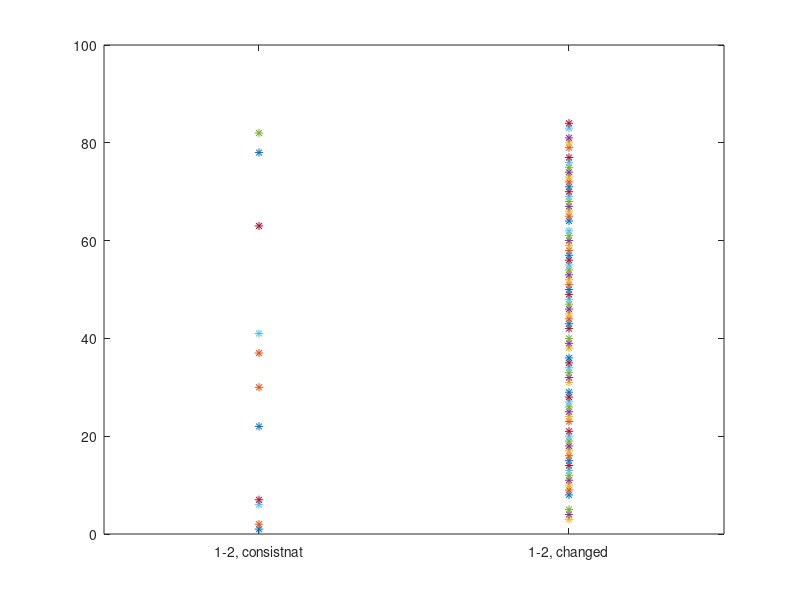
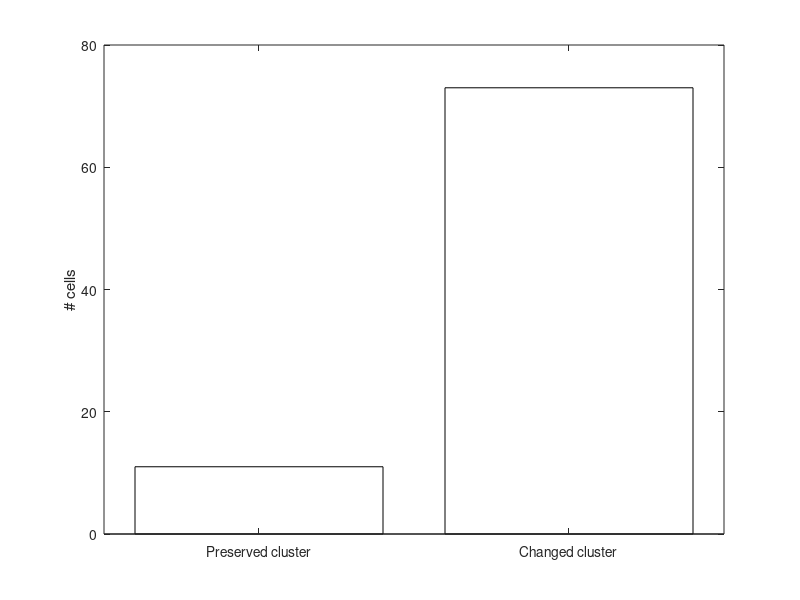

Write the MATLAB code that produced these figures, in order. (Note: this script raises an error after producing the figures.)
function run_Inscopix_calculate_params_after_cell_clustering_opn4
% Light response paper Jan 2023- blue light 
% after test6R single cell data is clustered (Pegah Kassraian/Alex Wang), some
% parameters are calculated and presented 
clear all_cell_dF all_cell_t

mypath='D:\DATA_Glab\Inscopix\Inscopix_Projects\SCNVIP_test6R_blue_opn4antagonist';
n_clustering=3; %  used in paper
baseline_method=1;% 
%baseline_method=2;% 2 used in paper
individual_clustering=0; 
if individual_clustering==0 %ref_cluster should be set up.
    ref_cluster=1;
end
fs=5;
all='_all' % includes all cells and allow the clusering to get rid of noise 

% 1 - blue, before opn4. 2 - blue, after opn4
cluster_data.all_sess_ind=[1:2];
if n_clustering==2 && baseline_method==2
    %sess1- blue light before,
    clustering(1,:)=[0, 1, 0, 1, 1, 1, 1, 1, 0, 0, 1, 0, 1, 0, 0, 1, 1, 0, 1, 0, 0, 0,...
       1, 1, 0, 0, 1, 1, 0, 1, 0, 1, 0, 1, 1, 1, 0, 1, 0, 1, 0, 1, 1, 0,...
       0, 0, 1, 0, 1, 0, 1, 1, 1, 0, 0, 1, 0, 1, 0, 1, 0, 1, 0, 1, 0, 0,...
       1, 1, 0, 1, 0, 0, 0, 0, 1, 1, 1, 1, 0, 1, 1, 0, 1, 0];
    cluster_order(1,:)=[2 1];
    % Sess2:- blue light after - this is just a copy of sess1 indexes
    clustering(2,:)=[0, 1, 0, 1, 1, 1, 1, 1, 0, 0, 1, 0, 1, 0, 0, 1, 1, 0, 1, 0, 0, 0,...
       1, 1, 0, 0, 1, 1, 0, 1, 0, 1, 0, 1, 1, 1, 0, 1, 0, 1, 0, 1, 1, 0,...
       0, 0, 1, 0, 1, 0, 1, 1, 1, 0, 0, 1, 0, 1, 0, 1, 0, 1, 0, 1, 0, 0,...
       1, 1, 0, 1, 0, 0, 0, 0, 1, 1, 1, 1, 0, 1, 1, 0, 1, 0];
    cluster_order(2,:)=[1 2];
end
if n_clustering==2 && baseline_method==1 % temporary - until Alex give me results 01/25/23
    %sess1- blue light before,
    %kmeans: 
    clustering(1,:)=[1, 0, 0, 0, 0, 0, 1, 1, 0, 0, 1, 1, 0, 0, 1, 1, 1, 0, 1, 0, 1, 1,...
        1, 1, 1, 1, 1, 1, 1, 1, 0, 1, 1, 1, 1, 1, 1, 1, 1, 1, 1, 1, 0, 0,...
        0, 0, 1, 1, 0, 1];
     cluster_order(1,:)=[2 1];
    % gaussian mixture: 
%         clustering(1,:)=[1, 0, 0, 0, 0, 0, 1, 1, 0, 1, 1, 1, 0, 0, 1, 1, 1, 1, 1, 0, 0, 1,...
%        1, 1, 1, 1, 1, 1, 1, 1, 0, 1, 1, 0, 1, 1, 1, 1, 1, 1, 1, 1, 0, 0,...
%        0, 0, 0, 1, 0, 1];
%     cluster_order(1,:)=[2 1];
    % Sess2:- blue light, after
      %kmeans: 
    clustering(2,:)=[1, 0, 1, 1, 0, 1, 0, 0, 1, 0, 0, 0, 0, 0, 0, 0, 1, 0, 0, 1, 0, 0,...
        0, 0, 1, 1, 1, 0, 1, 1, 1, 1, 1, 1, 0, 1, 1, 1, 1, 1, 0, 0, 0, 1,...
        0, 1, 0, 1, 1, 0];
    % using the same clustering as sess1, so compare before and after :
    clustering(2,:)=[1, 0, 0, 0, 0, 0, 1, 1, 0, 0, 1, 1, 0, 0, 1, 1, 1, 0, 1, 0, 1, 1,...
        1, 1, 1, 1, 1, 1, 1, 1, 0, 1, 1, 1, 1, 1, 1, 1, 1, 1, 1, 1, 0, 0,...
        0, 0, 1, 1, 0, 1];
    cluster_order(2,:)=[2 1];
     % gaussian mixture: 
%     clustering(2,:)=[0, 0, 0, 0, 0, 0, 0, 0, 0, 0, 0, 0, 0, 0, 0, 0, 1, 0, 0, 1, 0, 0,...
%        0, 0, 1, 0, 0, 0, 0, 0, 0, 0, 0, 0, 0, 0, 0, 0, 1, 1, 0, 0, 0, 0,...
%        0, 1, 0, 0, 1, 0];
%    cluster_order(2,:)=[1 2];
end
if n_clustering==3 && baseline_method==1 % 
    %sess1- blue light before,
    %kmeans: 
    clustering(1,:)=[2, 2, 0, 1, 2, 1, 2, 0, 2, 2, 2, 0, 1, 1, 2, 1, 2, 2, 0, 1, 2, 2,...
       2, 0, 2, 0, 0, 0, 2, 2, 0, 2, 2, 0, 0, 0, 2, 0, 2, 0, 2, 0, 0, 2,...
       2, 2, 0, 2, 2, 0, 0, 2, 0, 2, 2, 0, 2, 2, 2, 2, 0, 0, 2, 0, 0, 0,...
       0, 0, 0, 0, 0, 0, 0, 0, 2, 2, 2, 2, 0, 0, 2, 1, 0, 2];
     cluster_order(1,:)=[3 1 2];
    % gaussian mixture: 
%         clustering(1,:)=[0, 0, 0, 0, 0, 0, 0, 0, 0, 0, 0, 0, 2, 2, 0, 2, 0, 0, 0, 2, 0, 0,...
%        0, 0, 0, 1, 0, 0, 0, 0, 0, 0, 0, 1, 1, 0, 0, 1, 0, 1, 0, 1, 1, 0,...
%        0, 0, 1, 0, 0, 1, 0, 0, 1, 0, 0, 1, 0, 0, 0, 0, 0, 0, 0, 0, 0, 0,...
%        0, 0, 0, 1, 0, 0, 0, 0, 0, 0, 0, 0, 0, 0, 0, 0, 0, 0];
%      cluster_order(1,:)=[3 1 2];
    % Sess2:- blue light, after
      %kmeans: 
    clustering(2,:)=[1, 1, 1, 2, 2, 0, 1, 1, 0, 0, 2, 1, 2, 2, 0, 2, 2, 0, 1, 2, 0, 1,...
       0, 1, 0, 1, 0, 1, 0, 1, 0, 0, 0, 1, 1, 1, 1, 1, 0, 1, 1, 1, 1, 0,...
       0, 0, 1, 0, 2, 1, 1, 0, 1, 2, 0, 1, 0, 0, 0, 0, 1, 1, 1, 1, 1, 1,...
       1, 1, 1, 1, 1, 0, 1, 0, 0, 0, 0, 1, 0, 1, 0, 0, 1, 2];
     cluster_order(2,:)=[2 3 1];
     % gaussian mixture: 
%    clustering(2,:)=[0, 0, 0, 2, 2, 2, 0, 1, 0, 0, 2, 0, 2, 2, 2, 2, 2, 0, 2, 2, 0, 0,...
%        0, 0, 0, 0, 0, 0, 0, 0, 0, 0, 2, 0, 0, 0, 0, 1, 0, 0, 1, 0, 1, 0,...
%        0, 0, 0, 0, 2, 0, 0, 0, 0, 2, 2, 0, 0, 0, 0, 0, 0, 0, 0, 0, 0, 0,...
%        0, 1, 0, 1, 0, 0, 0, 2, 0, 2, 0, 0, 0, 0, 2, 2, 0, 2];
%      cluster_order(2,:)=[3 1 2];
end
if n_clustering==3 && baseline_method==2 %
    %sess1- blue light before,
    %kmeans: 
    clustering(1,:)=[0, 1, 0, 1, 1, 1, 1, 1, 0, 0, 1, 0, 1, 0, 0, 1, 1, 0, 1, 0, 0, 0,...
       1, 1, 0, 0, 1, 1, 0, 1, 0, 1, 0, 1, 1, 1, 0, 1, 0, 1, 0, 2, 1, 0,...
       0, 0, 1, 0, 1, 0, 1, 1, 1, 0, 0, 1, 0, 1, 0, 1, 0, 1, 0, 1, 0, 0,...
       1, 1, 0, 1, 0, 0, 0, 0, 1, 1, 1, 1, 0, 1, 1, 0, 1, 0];
     cluster_order(1,:)=[2 3 1];
    % gaussian mixture: 
%          clustering(1,:)=[0, 1, 0, 1, 1, 1, 1, 1, 0, 0, 1, 0, 1, 0, 0, 1, 1, 1, 0, 0, 1, 1,...
%        1, 1, 1, 1, 1, 0, 1, 1, 1, 1, 0, 1, 1, 0, 0, 1, 1, 1, 1, 2, 1, 0,...
%        1, 0, 1, 0, 0, 0, 0, 1, 1, 1, 1, 1, 0, 1, 0, 1, 0, 1, 0, 1, 0, 0,...
%        1, 1, 0, 1, 0, 1, 0, 0, 1, 1, 1, 1, 1, 1, 1, 1, 1, 0];
%      cluster_order(1,:)=[3 1 2];
    % Sess2:- blue light, after
      %kmeans: 
    clustering(2,:)=[2, 2, 2, 2, 1, 2, 1, 1, 2, 2, 2, 1, 0, 0, 0, 0, 0, 2, 0, 0, 2, 2,...
       2, 2, 2, 1, 1, 1, 2, 1, 2, 2, 0, 1, 1, 1, 1, 1, 2, 1, 1, 1, 1, 1,...
       2, 1, 1, 2, 2, 2, 1, 1, 1, 2, 2, 2, 2, 2, 1, 2, 1, 1, 1, 1, 1, 1,...
       1, 1, 2, 1, 0, 2, 0, 0, 2, 2, 2, 1, 1, 1, 0, 2, 1, 2];
     cluster_order(2,:)=[2 3 1];
     % gaussian mixture: 
%         clustering(1,:)=[2, 0, 0, 2, 2, 2, 2, 2, 0, 2, 2, 2, 2, 2, 2, 2, 2, 2, 2, 2, 2, 2,...
%        0, 0, 2, 2, 2, 2, 2, 2, 2, 0, 2, 2, 2, 2, 2, 1, 2, 2, 2, 2, 1, 2,...
%        2, 2, 2, 2, 2, 2, 2, 2, 2, 2, 2, 2, 2, 2, 2, 2, 2, 2, 2, 2, 2, 2,...
%        2, 1, 2, 1, 2, 2, 2, 2, 2, 2, 2, 2, 2, 0, 2, 2, 1, 2];
%      cluster_order(2,:)=[3 1 2];
end
% set the clusters based on the feature 
for si=1:size(clustering,1)
    this_clustering=clustering(si,:);
    this_cluster_order=cluster_order(si,:);  
    a(find(this_clustering==0))=find(this_cluster_order==1) -1;
    a(find(this_clustering==1))= find(this_cluster_order==2)-1;
    a(find(this_clustering==2))= find(this_cluster_order==3)-1;
    feature_clustering(si,:)=a;
end

% check the level of clustering change: 
%%%%%%%%%%%
n=0; nc=0;  n12=0; nc12=0;  n_cluster_zero_consistent=0;n_cluster_one_consistent=0;
one_consistent=[]; zero_consistent=[];
figure
for ci=1:size(feature_clustering,2)
    if sum(abs(diff(feature_clustering([1 2],ci))))==0
        plot(1,ci,'*');hold on
        n12=n12+1;
    end
    if sum(abs(diff(feature_clustering([1 2],ci))))>0
        plot(2,ci,'*');hold on
        nc12=nc12+1;
    end
    if isequal(feature_clustering(:,ci),[0 0 ]'); n_cluster_zero_consistent=n_cluster_zero_consistent+1; zero_consistent=[zero_consistent ci];  end
    if isequal(feature_clustering(:,ci),[1 1 ]'); n_cluster_one_consistent=n_cluster_one_consistent+1; one_consistent=[one_consistent ci];end  
end
xlim([0.5 2.5])
xticks(1:2)
xticklabels({'1-2, consistnat', '1-2, changed'})
color_array=[0.3 0.3 0.3; 0.7 0.7 0.7];
figure
y = [n12 nc12];
b=bar(y,'stacked','FaceColor','flat');
xticks(1:2)
xticklabels({'Preserved cluster','Changed cluster'})
ylabel('# cells')


cd (mypath)
% get cluster figure and analysis for each session : before and after opn4
for si=1:length(cluster_data.all_sess_ind)
    cluster_data.sess_ind=cluster_data.all_sess_ind(si);
    cluster_data.cluster_order=cluster_order(cluster_data.sess_ind,:);
    % now load
    load(['all_cell_df_sess' num2str(cluster_data.sess_ind) all '_B' num2str(baseline_method)  ])% will load a database all_cell_df
    load(['all_cell_t' num2str(cluster_data.sess_ind) all '_B' num2str(baseline_method) ])% will load a database all_cell_t
    
    cluster_data.all_cell_dF=all_cell_dF;
    cluster_data.all_cell_t=all_cell_t;
    
    if individual_clustering
        cluster_data.clustering=clustering(cluster_data.sess_ind,:);
    else
        cluster_data.clustering=clustering(ref_cluster,:);
    end
    
    cluster_data.baseline_method=baseline_method;
    cluster_data.all=all;
    cluster_data.n_clustering=n_clustering;
    analysis{si}=Inscopix_calculate_params_after_cell_clustering(cluster_data);
    analysis{si}.all_cell_dF=all_cell_dF;
    analysis{si}.all_cell_t=all_cell_t;
     
end


%% comapre cell plot before and after opn4
t(:)= analysis{1}.all_cell_t(1,1,:);
% checking what happened to cluster 1 
% before 
cluster_sess1=analysis{1}.all_cell_dF(find(feature_clustering(1,:)==0),:,:);% find cluster 0 indexes
tmp(:)=mean(mean(cluster_sess1,2),1);
tmp_sem(:)=std(mean(cluster_sess1,2),1)/sqrt(size(cluster_sess1,1));
mean_cluster_sess1{1}=tmp-mean(tmp(1:10*fs));
sem_cluster_sess1{1}=tmp_sem-mean(tmp(1:10*fs));

cluster_sess1=analysis{1}.all_cell_dF(find(feature_clustering(1,:)==1),:,:);%  find cluster 1 indexes
tmp(:)=mean(mean(cluster_sess1,2),1);
tmp_sem(:)=std(mean(cluster_sess1,2),1)/sqrt(size(cluster_sess1,1));
mean_cluster_sess1{2}=tmp-mean(tmp(1:10*fs));
sem_cluster_sess1{2}=tmp_sem-mean(tmp(1:10*fs));
if ~isempty(find(feature_clustering(1,:)==2))
    cluster_sess1=analysis{1}.all_cell_dF(find(feature_clustering(1,:)==2),:,:);%  find cluster 2 indexes
    tmp(:)=mean(mean(cluster_sess1,2),1);
    tmp_sem(:)=std(mean(cluster_sess1,2),1)/sqrt(size(cluster_sess1,1));
    mean_cluster_sess1{3}=tmp-mean(tmp(1:10*fs));
    sem_cluster_sess1{3}=tmp_sem-mean(tmp(1:10*fs));
end
% after - after session, with session 1 clustering 
cluster_sess2=analysis{2}.all_cell_dF(find(feature_clustering(1,:)==0),:,:);%find cluster 0 indexes
tmp(:)=mean(mean(cluster_sess2,2),1);
tmp_sem(:)=std(mean(cluster_sess2,2),1)/sqrt(size(cluster_sess2,1));
mean_cluster_sess2{1}=tmp-mean(tmp(1:10*fs));
sem_cluster_sess2{1}=tmp_sem-mean(tmp(1:10*fs));

cluster_sess2=analysis{2}.all_cell_dF(find(feature_clustering(1,:)==1),:,:);
tmp(:)=mean(mean(cluster_sess2,2),1);
tmp_sem(:)=std(mean(cluster_sess2,2),1)/sqrt(size(cluster_sess2,1));
mean_cluster_sess2{2}=tmp-mean(tmp(1:10*fs));
sem_cluster_sess2{2}=tmp_sem-mean(tmp(1:10*fs));
if ~isempty(find(feature_clustering(1,:)==2))
    cluster_sess2=analysis{2}.all_cell_dF(find(feature_clustering(1,:)==2),:,:);
    tmp(:)=mean(mean(cluster_sess2,2),1);
    tmp_sem(:)=std(mean(cluster_sess2,2),1)/sqrt(size(cluster_sess2,1));
    mean_cluster_sess2{3}=tmp-mean(tmp(1:10*fs));
    sem_cluster_sess2{3}=tmp_sem-mean(tmp(1:10*fs));
end

cluster_color(1,:)=[0.7 0.7 0.7];% light 
cluster_color(2,:)=[0.3 0.3 0.3];% dark
cluster_color(3,:)=[0.9 0.9 0.9];% very light
figure % dF/F
subplot(1,3,1) % cluster 1
figure_params.background=cluster_color(1,:);figure_params.line='k';
plot_curve_with_SEM(t,mean_cluster_sess1{1},sem_cluster_sess1{1},figure_params)% before
figure_params.background=cluster_color(1,:);figure_params.line='k--';
plot_curve_with_SEM(t,mean_cluster_sess2{1},sem_cluster_sess2{1},figure_params)% after 
title(['Cluster #1 ' all(2:end) ' B' num2str(baseline_method)])
subplot(1,3,2) % cluster 2 & the noise
figure_params.background=cluster_color(2,:);figure_params.line='k';
plot_curve_with_SEM(t,mean_cluster_sess1{2},sem_cluster_sess1{2},figure_params)% before
figure_params.background=cluster_color(2,:);figure_params.line='k--';
plot_curve_with_SEM(t,mean_cluster_sess2{2},sem_cluster_sess2{2},figure_params)% after 
title(['Cluster #2 ' all(2:end) ' B' num2str(baseline_method)])
if ~isempty(find(feature_clustering(1,:)==2))
    subplot(1,3,3) % cluster 3
    figure_params.background=cluster_color(3,:);figure_params.line='k';
    plot_curve_with_SEM(t,mean_cluster_sess1{3},sem_cluster_sess1{3},figure_params)% before
    figure_params.background=cluster_color(3,:);figure_params.line='k--';
    plot_curve_with_SEM(t,mean_cluster_sess2{3},sem_cluster_sess2{3},figure_params)% after
    title(['Cluster #3 ' all(2:end) ' B' num2str(baseline_method)])
end


cluster_num=3;
figure % normalized dF/F
%BEFORE
subplot(2,2,1) % cluster 1
figure_params.background=cluster_color(2,:);figure_params.line='k';
plot_curve_with_SEM(t,mean_cluster_sess1{1}/max(mean_cluster_sess1{1}),sem_cluster_sess1{1}/max(mean_cluster_sess1{1}),figure_params)% before
%title(['Cluster #1 before ' all(2:end) ' B' num2str(baseline_method)]); xlim([0 45]); ylim([-0.25 1.5])
%subplot(2,2,3) % cluster 2
figure_params.background=cluster_color(1,:);figure_params.line='k';
plot_curve_with_SEM(t,mean_cluster_sess1{cluster_num}/max(mean_cluster_sess1{cluster_num}),sem_cluster_sess1{cluster_num}/max(mean_cluster_sess1{cluster_num}),figure_params)% before
title(['Cluster #1-2 before ' all(2:end) ' B' num2str(baseline_method)]); xlim([0 45]); ylim([-0.25 1.5])

%AFTER
subplot(2,2,2) % cluster 1
figure_params.background=cluster_color(2,:);figure_params.line='k--';
plot_curve_with_SEM(t,mean_cluster_sess2{1}/max(mean_cluster_sess2{1}),sem_cluster_sess2{1}/max(mean_cluster_sess2{1}),figure_params)% after 
%title(['Cluster #1 after ' all(2:end) ' B' num2str(baseline_method)]); xlim([0 45]); ylim([-0.25 1.5])
%subplot(2,2,4) % cluster 2
figure_params.background=cluster_color(1,:);figure_params.line='k--';
plot_curve_with_SEM(t,mean_cluster_sess2{cluster_num}/max(mean_cluster_sess2{cluster_num}),sem_cluster_sess2{cluster_num}/max(mean_cluster_sess2{cluster_num}),figure_params)% after 
title(['Cluster #1-2 after ' all(2:end) ' B' num2str(baseline_method)]); xlim([0 45]); ylim([-0.25 1.5])



% compare specific features- to claim what changed within each cell over
% sessions
% extract the data from analysis
for si=1:length(cluster_data.all_sess_ind)
    all_Mean_AUC(:,si)=analysis{si}.Mean_AUC;
     all_rise_time(:,si)=analysis{si}.rise_time;
     all_all_tau(:,si)=analysis{si}.all_tau;
      all_all_max_val(:,si)=analysis{si}.all_max_val;
      all_all_ratio_20_to_30(:,si)=analysis{si}.all_ratio_20_to_30;
end

% compare features, without clutsers


% plot differences between clusters over sessions, using '-*' format 
figure
trait_to_plot={'all_Mean_AUC';'all_all_max_val'; 'all_rise_time'; 'all_all_tau';'all_all_ratio_20_to_30'};
for ti=1:length(trait_to_plot)
    subplot(1,length(trait_to_plot),ti)
    ref_session=1;
    eval(['M=' trait_to_plot{ti} ';']);
    for ci=1:size(M,1)
        if feature_clustering(ref_session,ci)==0
            plot(1:size(M,2),M(ci,:),'r-*'); hold on
        end
        if feature_clustering(ref_session,ci)==1 % the noise cluster 
            plot(1:size(M,2),M(ci,:),'k-*'); hold on
        end
        if feature_clustering(ref_session,ci)==2
            plot(1:size(M,2),M(ci,:),'b-*'); hold on
        end
    end
    old = '_';  new = ' '; newStr = replace(trait_to_plot{ti},old,new);
    title(newStr)
end

% stats - compare same trait, between sessions

clear g0 g1 g_all y0 y1 y_all
trait_to_plot={'all_Mean_AUC';'all_all_max_val'; 'all_rise_time'; 'all_all_tau';'all_all_ratio_20_to_30'};
c1=[]; c0=[]; c_all=[];
for ti=1:length(trait_to_plot)
    ref_session=1;
    eval(['M=' trait_to_plot{ti} ';']);
    % compare before and after, each cluster
    y1=[M(feature_clustering(ref_session,:)==2,1)' M(feature_clustering(ref_session,:)==2,2)' ];
    %y1=[M(feature_clustering(ref_session,:)==1,1)' M(feature_clustering(ref_session,:)==1,2)' ];% the noise
    y0=[M(feature_clustering(ref_session,:)==0,1)' M(feature_clustering(ref_session,:)==0,2)' ];
    y_all=[y1,y0];
    g1=[ones(1,sum(feature_clustering(ref_session,:)==2)) 2*ones(1,sum(feature_clustering(ref_session,:)==2))  ];
   % g1=[ones(1,sum(feature_clustering(ref_session,:)==1)) 2*ones(1,sum(feature_clustering(ref_session,:)==1))  ];% the noise
     g0=[ones(1,sum(feature_clustering(ref_session,:)==0)) 2*ones(1,sum(feature_clustering(ref_session,:)==0))  ];
     g_all=[g1,g0];
    [p1,tbl,stats1]  = kruskalwallis(y1,g1,'off');
    [p0,tbl0,stats0]  = kruskalwallis(y0,g0,'off');
    [p_all,tbl_all,stats_all]  = kruskalwallis(y_all,g_all,'off');
    c1=[c1; multcompare(stats1,'CType','hsd')];% one cluster 
    c0=[c0; multcompare(stats0,'CType','hsd')];% the other cluster 
    % index fits traits, based on trait_to_plot: 'all_Mean_AUC'; 'all_rise_time'; 'all_all_tau'
    c_all=[c_all; multcompare(stats_all,'CType','hsd')];% cluster seperation 
end

% plot  - compare same trait, between sessions

figure
trait_to_plot={'all_Mean_AUC'; 'all_rise_time'; 'all_all_tau'};
for ti=1:length(trait_to_plot)
    subplot(2,length(trait_to_plot),ti)
    ref_session=1;
    s=0.15;
    eval(['M=' trait_to_plot{ti} ';']);
    cluster_ind=2;
    b0=bar([1:size(M,2)]-s,nanmean(M(feature_clustering(ref_session,:)==cluster_ind,:))); hold on
    b0.FaceColor=cluster_color(1,:); b0.BarWidth=0.28;
    sem=std(M(feature_clustering(ref_session,:)==cluster_ind,:))/sqrt(length(find(feature_clustering(ref_session,:)==cluster_ind)));
    nMean=nanmean(M(feature_clustering(ref_session,:)==cluster_ind,:));
    line([(1:2)-s;(1:2)-s],[nMean+sem ;nMean-sem])
    disp(['cluster0 mean+-sem ' trait_to_plot{ti} ' ' num2str(nMean) '+-' num2str(sem)])
    
    cluster_ind=0;
    b1=bar([1:size(M,2)]+s,nanmean(M(feature_clustering(ref_session,:)==cluster_ind,:))); hold on
    b1.FaceColor=cluster_color(2,:); b1.BarWidth=0.28;
    sem=std(M(feature_clustering(ref_session,:)==cluster_ind,:))/sqrt(length(find(feature_clustering(ref_session,:)==cluster_ind)));
    nMean=nanmean(M(feature_clustering(ref_session,:)==cluster_ind,:));
    line([(1:2)+s;(1:2)+s],[nMean+sem ;nMean-sem])
    disp(['cluster0 mean+-sem ' trait_to_plot{ti} ' ' num2str(nMean) '+-' num2str(sem)])
    
    xlim([0.5 2.5])
     switch trait_to_plot{ti}
        case 'all_Mean_AUC'; ylim([0 2800])
        case 'all_all_tau';  ylim([0 2.5])
        case 'all_rise_time'; ylim([0 12])
    end

    subplot(2,length(trait_to_plot),ti+3)
  
    for ci=1:size(M,1)
          cluster_ind=2;
        if feature_clustering(ref_session,ci)==cluster_ind
            p0=plot([1:size(M,2)]+s,M(ci,:),'-*'); hold on
            p0.Color=cluster_color(1,:);
        end
         cluster_ind=0;
        if feature_clustering(ref_session,ci)==cluster_ind
            p1=plot([1:size(M,2)]-s,M(ci,:),'-*'); hold on
            p1.Color=cluster_color(2,:);
        end
    end
    xlim([0.5 2.5])
    xticks([1 2 ]); xticklabels({'Before'; 'After'});xtickangle(90)
    old = '_';  new = ' '; newStr = replace(trait_to_plot{ti},old,new);
    title(newStr)
    switch trait_to_plot{ti}
        case 'all_Mean_AUC'; ylim([-100 2800])
        case 'all_all_tau';  ylim([0 2.5])
        case 'all_rise_time'; ylim([0 12])
    end
end



1